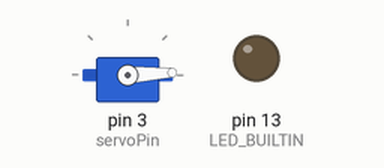
This sketch was run on a simulated Arduino Uno, built with avr-gcc and run on an emulated ATmega328P. Parts: servo, output pins drawn as LEDs (lit = HIGH).

Above: at 0.05 s.
At 1.3 s:
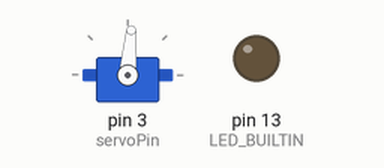
At 2.6 s:
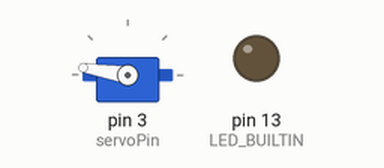
At 5.2 s:
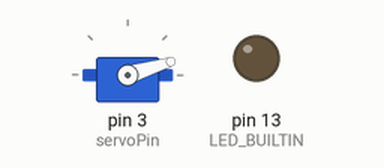
Timing chart, 0 to 7.3 s (numbered marks = the images above):
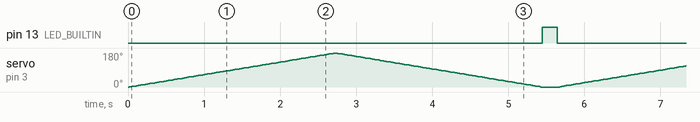

Measured:
- by itself, pin 13 (LED_BUILTIN): alternates HIGH for 0.20 s and LOW for 5.4 s

The sketch:

Servos.ino
```cpp
#include <Servo.h>

Servo myServo;
int servoPin = 3;
float angIncr = 11.67;

void setup() {
  myServo.attach(servoPin);
  pinMode(LED_BUILTIN, OUTPUT);

  myServo.writeMicroseconds(500);

  digitalWrite(LED_BUILTIN, HIGH);
  delay(2);
  digitalWrite(LED_BUILTIN, LOW);
}

void loop() {
  for(int i = 0; i < 180; i++){
    myServo.write(i);
    delay(15);
  }

  for(int i = 180; i > -1; i--){
    myServo.write(i);
    delay(15);
  }

//  for(float i = 500; i < 2600; i += angIncr){
//    myServo.writeMicroseconds(i);
//    delay(100);
//  }

  digitalWrite(LED_BUILTIN, HIGH);
  delay(200);
  digitalWrite(LED_BUILTIN, LOW);
}
```
